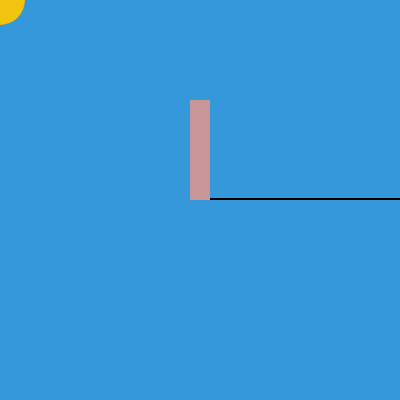
Frame 1 (no input)
Frame 60 (no input): identical to frame 1, image omitted
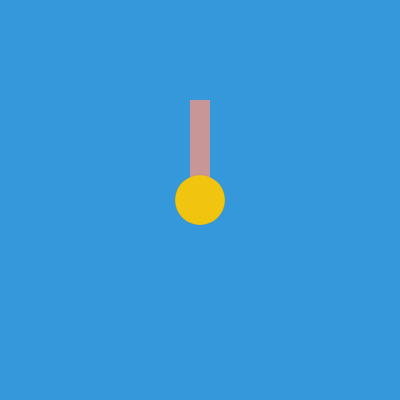
Frame 120 (the mouse pressed at the canvas centre since frame 60)

The p5.js sketch that drew these frames (run headless with seeded random() and noise() and a simulated clock; from frame 60 on, the mouse is pressed at the canvas centre):

// p5.js sketch
// ── sketch.js
function setup() {
  createCanvas(400, 400);
}

function draw() {
  background(52, 152, 219);
  
  stroke(0);
  strokeWeight(2);
  strokeCap(SQUARE);
  line(width/2, (height/2)-1, 400 - mouseX, (height/2)-1);
  
  stroke(200, 150, 150);
  strokeWeight(20);
  strokeCap(SQUARE);
  line(width/2, height/2, width/2, 100);
  
  fill(241, 196, 15);
  stroke(0,0,0,10);
  strokeWeight(1);
  ellipse(mouseX,mouseY,50,50);
}
